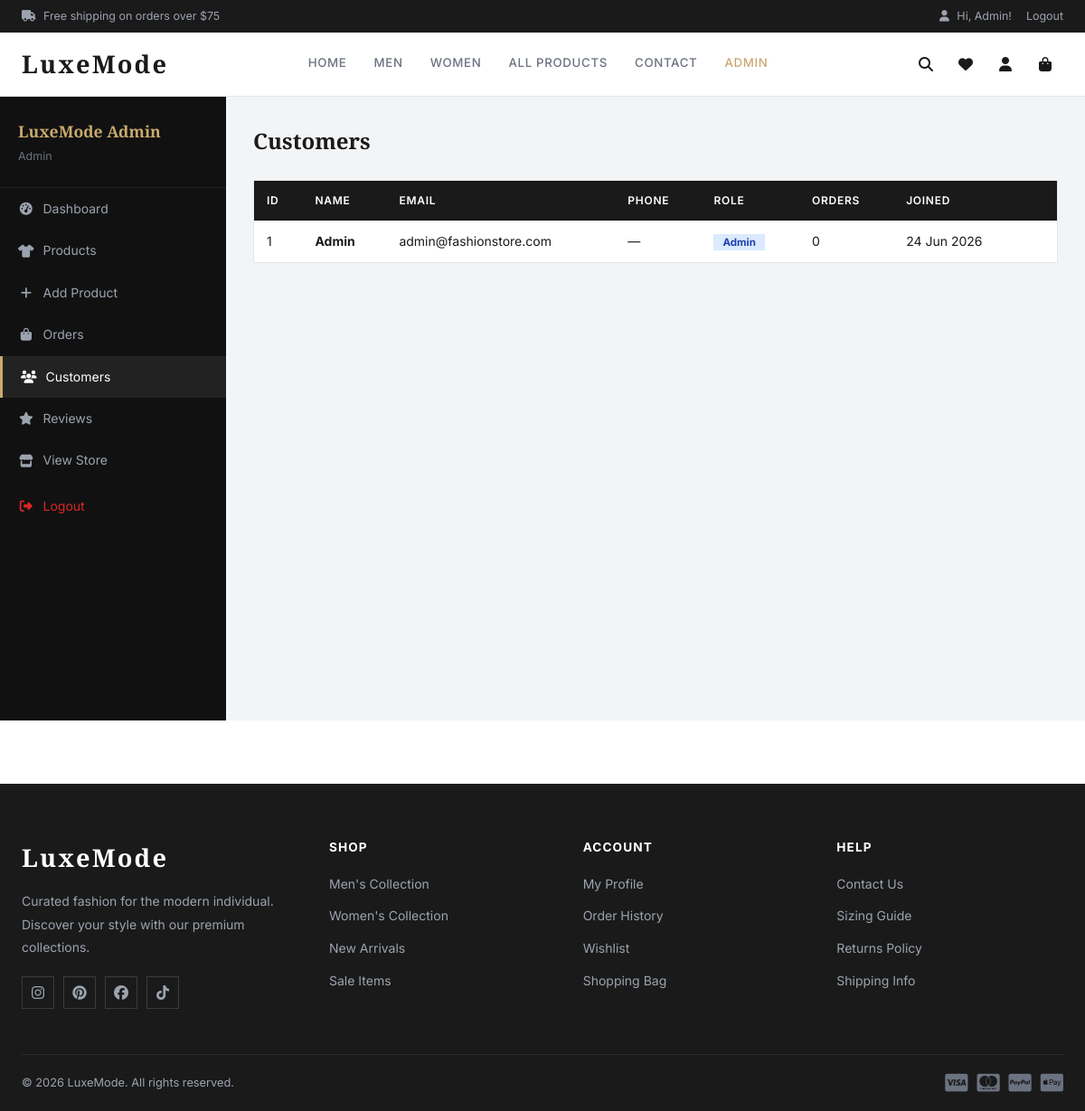
The page /admin/customers.php (signed in) on the database its author committed.
### tables this page shows
CREATE TABLE IF NOT EXISTS customers (
    customer_id INT AUTO_INCREMENT PRIMARY KEY,
    fullname VARCHAR(100) NOT NULL,
    email VARCHAR(150) NOT NULL UNIQUE,
    password VARCHAR(255) NOT NULL,
    phone VARCHAR(20),
    address TEXT,
    role ENUM('customer','admin') DEFAULT 'customer',
    created_at TIMESTAMP DEFAULT CURRENT_TIMESTAMP
);

### includes/auth.php (called while the page is built, shortened)
<?php
function clean($v) { return htmlspecialchars(strip_tags(trim($v))); }

### admin/customers.php (the view, shortened to what this page needs)
<?php
require_once '../includes/header.php';
$customers = $conn->query("SELECT c.*, (SELECT COUNT(*) FROM orders WHERE customer_id=c.customer_id) AS orders FROM customers c ORDER BY c.created_at DESC");
?>
<div class="admin-layout">
    <?php include 'sidebar.php'; ?>
    <div class="admin-main">
        <div class="admin-header-bar"><h2>Customers</h2></div>
        <table class="admin-table">
            <thead><tr><th>ID</th><th>Name</th><th>Email</th><th>Phone</th><th>Role</th><th>Orders</th><th>Joined</th><th></th></tr></thead>
            <tbody>
                <?php while ($c = $customers->fetch_assoc()): ?>
                <tr>
                    <td><?= $c['customer_id'] ?></td>
                    <td><strong><?= clean($c['fullname']) ?></strong></td>
                    <td><?= clean($c['email']) ?></td>
                    <td><?= clean($c['phone'] ?? '—') ?></td>
                    <td><span style="font-size:.72rem;font-weight:700;padding:2px 10px;background:<?= $c['role']==='admin'?'#dbeafe':'#f3f4f6' ?>;color:<?= $c['role']==='admin'?'#1e40af':'#374151' ?>;"><?= ucfirst($c['role']) ?></span></td>
                    <td><?= $c['orders'] ?></td>
                    <td><?= date('d M Y', strtotime($c['created_at'])) ?></td>
                    <td><?php if ($c['role']!=='admin'): ?><a href="?delete=<?= $c['customer_id'] ?>" class="btn btn-danger btn-sm" onclick="return confirm('Delete?')"><i class="fas fa-trash"></i></a><?php endif; ?></td>
                </tr>
                <?php endwhile; ?>
            </tbody>
        </table>
    </div>
</div>
<?php require_once '../includes/footer.php'; ?>

### css/style.css (style rules this page uses)
*, *::before, *::after { box-sizing: border-box; margin: 0; padding: 0; }
:root { --primary: #1a1a1a; --accent: #c9a96e; --accent-light: #f5efe6; --rose: #e8b4b8; --success: #16a34a; --danger: #dc2626; --gray: #6b7280; --gray-light: #f3f4f6; --border: #e5e7eb; --white: #ffffff; --shadow: 0 1px 3px rgba(0,0,0,.08), 0 1px 2px rgba(0,0,0,.12); --shadow-md: 0 4px 12px rgba(0,0,0,.1); --shadow-lg: 0 10px 30px rgba(0,0,0,.12); --radius: 4px; --radius-lg: 8px; --transition: all .25s ease; --font-serif: 'Playfair Display', Georgia, serif; --font-sans: 'Inter', system-ui, sans-serif; }
body { font-family: var(--font-sans); color: var(--primary); background: var(--white); line-height: 1.6; }
.admin-layout { display: flex; min-height: calc(100vh - 110px); }
.admin-main { flex: 1; padding: 30px; background: var(--gray-light); }
.admin-header-bar { display: flex; justify-content: space-between; align-items: center; margin-bottom: 24px; }
.admin-header-bar h2 { font-family: var(--font-serif); font-size: 1.5rem; }
.admin-table { width: 100%; background: var(--white); border: 1px solid var(--border); border-collapse: collapse; }
.admin-table th { background: var(--primary); color: var(--white); padding: 12px 14px; text-align: left; font-size: .75rem; text-transform: uppercase; letter-spacing: .06em; font-weight: 600; }
.admin-table td { padding: 12px 14px; border-bottom: 1px solid var(--border); font-size: .875rem; vertical-align: middle; }
.admin-table tr:last-child td { border-bottom: none; }

### rows shown on the page
customers: customer_id "1", fullname "Admin", email "admin@fashionstore.com", phone "—", role "Admin", orders "0", created_at "24 Jun 2026"

### other values the page prints
$_SESSION['fullname'] "Admin"
